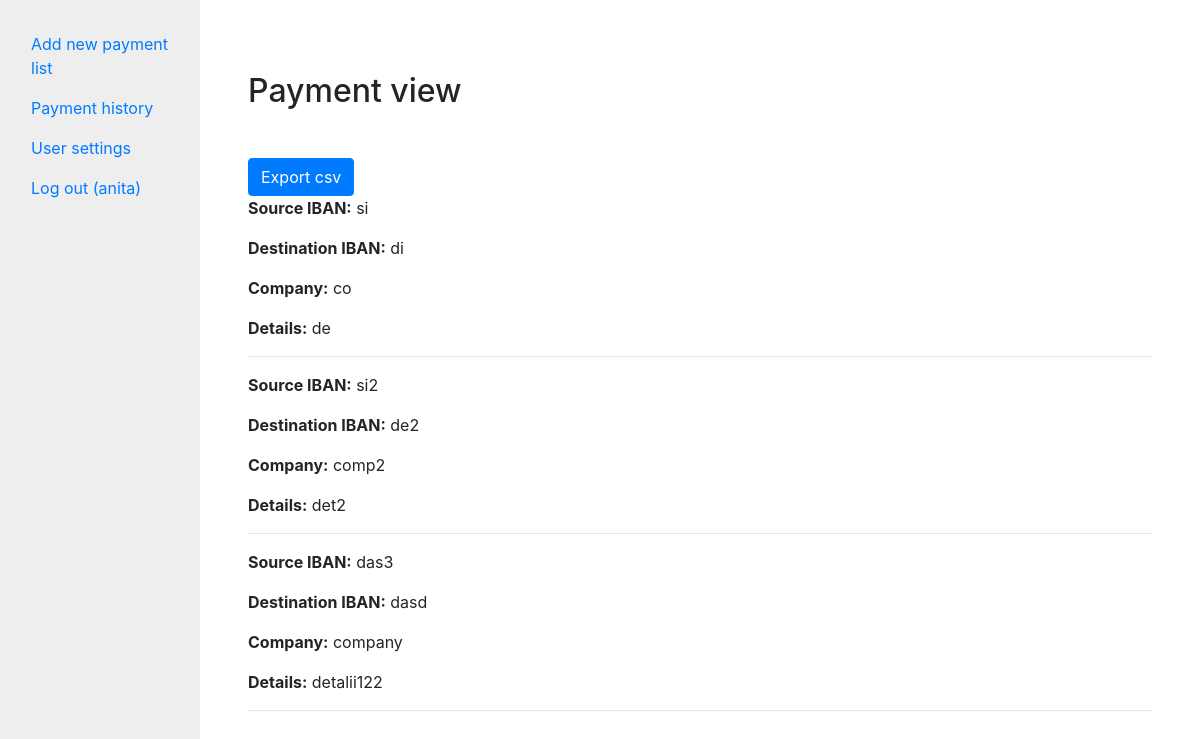
The app's page /paymentview.php?id=1 (signed in) with its own data.
### tables this page shows
CREATE TABLE `payment_details` (
  `id` int(10) UNSIGNED NOT NULL,
  `id_payment` int(10) NOT NULL,
  `source_iban` varchar(50) NOT NULL,
  `destination_iban` varchar(50) NOT NULL,
  `amount` float NOT NULL,
  `company` varchar(50) NOT NULL,
  `details` varchar(500) NOT NULL
);

### include/db/database.class.php (called while the page is built, shortened)
<?php
class Database {
    public function __construct()
    {
        $opt = [
            PDO::ATTR_ERRMODE            => PDO::ERRMODE_EXCEPTION,
            PDO::ATTR_DEFAULT_FETCH_MODE => PDO::FETCH_ASSOC,
        ];
        $link = 'mysql:host=localhost;dbname=plenty;charset=utf8';
        $this->connection = new PDO($link, 'root', '', $opt);
    }
}

### include/db/payment_details.class.php (called while the page is built, shortened)
<?php
require_once 'database.class.php';
class PaymentDetails extends Database{
    function getAll($id_payment)
    {
        $data = [
            'id_payment' => $id_payment,
        ];
        $query = $this->connection->prepare("select * from payment_details where id_payment= :id_payment");
        $query->execute($data);
        return $query->fetchAll();
    }
}

### paymentview.php (the view, shortened to what this page needs)
<?php
    include 'include/views/head.php';
    include 'include/db/payment_details.class.php';
    $paymentDetailsDb = new PaymentDetails();
    if(isset($_GET['id'])) {
        $payments= $paymentDetailsDb->getAll($_GET['id']);
    } else {
        header("Location: paymenthistory.php");
    }
    try {
        $paymentDetailsDb = new PaymentDetails();
        $payments= $paymentDetailsDb->getAll($_GET['id']);
      } catch(Exception $e) {
          $payments = [];
          $error = true;
    }
?>
<body>
  <div class="container-fluid">
        <div class="row">
            <div class="col-2" style="background: #eee;">
              <?php include 'include/views/menu.php'; ?>
            </div>
        <div class="col-10 p-5">
            <h2><p class="mt-4 mb-5">Payment view</p></h2>
            <?php if($payments):?>
                <a href="export_csv.php?id=<?=$_GET['id']?>" class="btn btn-primary">Export csv</a>
                <?php foreach($payments as $payment): ?>
                    <p><b>Source IBAN:</b>&nbsp<?php echo $payment["source_iban"]?></p>
                    <p><b>Destination IBAN:</b>&nbsp<?php echo $payment["destination_iban"]?></p>
                    <p><b>Company:</b>&nbsp<?php echo $payment["company"]?></p>
                    <p><b>Details:</b>&nbsp<?php echo $payment["details"]?></p>
                    <hr>
                <?php endforeach; ?>
            <?php else:?>
                <p>Nu exista nici o plata atasata la lista curenta.</p>
            <?php endif;?>
        </div>
    </div>
</body>

### include/views/head.php (shortened to what this page needs)
<!doctype html>
<html lang="en">
<head>
    <link href = "css/style.css" rel="stylesheet" />
    <link rel="stylesheet" href="https://stackpath.bootstrapcdn.com/bootstrap/4.3.1/css/bootstrap.min.css">
</head>

### include/views/menu.php (shortened to what this page needs)
<div class="sidebar">
    <ul class="nav flex-column"  >
        <li>
        </li>
        <?php if($_SESSION['admin']):?>
            <li class="nav-item">
                <a class="nav-link active" href="newpaymentlist.php">Add new payment list</a>
            </li>
        <?php endif;?>
        <li class="nav-item">
            <a class="nav-link " href="paymenthistory.php">Payment history</a>
        </li>
        <?php if($_SESSION['admin']):?>
            <li class="nav-item">
                    <a class="nav-link " href="usersettings.php">User settings</a>
            </li>
        <?php endif;?>
        <li class="nav-item">
            <a class="nav-link " href="logout.php">Log out (<?=$_SESSION['username']?>)</a>
        </li>
    </ul>
</div>

### css/style.css (style rules this page uses)
* { box-sizing: border-box; padding:0; margin:0; }
body, html { padding:0; margin:0; }
body, html { margin: 0; padding: 0; height: 100%; background: #ffffff !important; }
.sidebar { min-height:100vh; }

### records on screen
payment_details: source_iban "si", destination_iban "di", company "co", details "de"
payment_details: source_iban "si2", destination_iban "de2", company "comp2", details "det2"
payment_details: source_iban "das3", destination_iban "dasd", company "company", details "detalii122"

### other values on screen
$_SESSION['username'] "anita"
